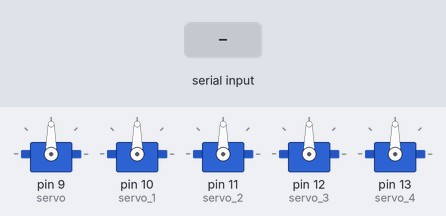
A sketch run on a simulated Arduino Uno, built with avr-gcc and run on an emulated ATmega328P. On the bench: 5 × servo. The test bench sets the inputs (shaded band).

Above: at 1.3 s.
1.4 s: "90,45,200,10\n" received over Serial
At 3.3 s:
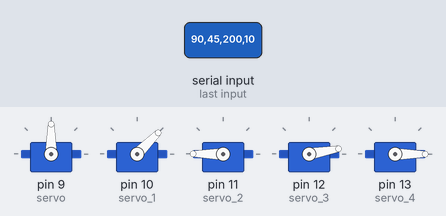
3.9 s: "30,150,10,200\n" received over Serial
At 5.2 s:
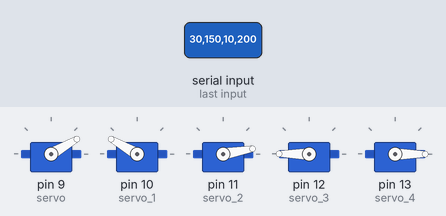
Timing chart, 0 to 6.9 s (numbered marks = the images above; inputs shaded):
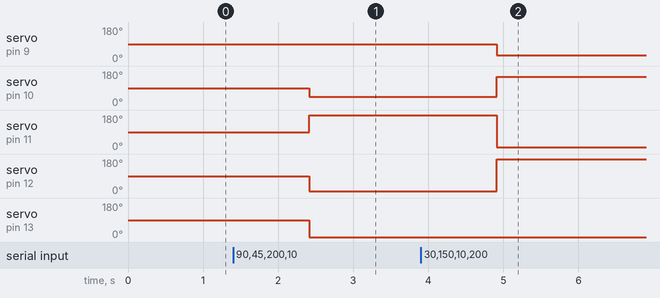

The sketch:

Main.ino
```cpp
#include <Servo.h>
Servo servo;
Servo servo_1;
Servo servo_2;
Servo servo_3;
Servo servo_4;

String input;
String text_1;
String text_2;

float deg;
float deg_1;
float deg_2;
float deg_3;
float deg_4;

void setup(){

  Serial.begin(9600);
  servo.attach(9);
  servo_1.attach(10);
  servo_2.attach(11);
  servo_3.attach(12);
  servo_4.attach(13);

  servo.write(90);
  servo_1.write(90);
  servo_2.write(90);
  servo_3.write(90);
  servo_4.write(90);
  delay(100);
}

void loop(){

  if(Serial.available() > 11) {

    deg = Serial.parseFloat();
    deg_1 = Serial.parseFloat();
    deg_2 = Serial.parseFloat();
    deg_3 = Serial.parseFloat();
    deg_4 = Serial.parseFloat();


    servo.write(deg);
    servo_1.write(deg_1);
    servo_2.write(deg_2);
    servo_3.write(deg_3);
    servo_4.write(deg_4);

    delay(1);


  }


}
```

Measured:
- after the input at 1.4 s, servo on pin 10 (servo_1): 90° → 45° after 1.0 s; servo on pin 11 (servo_2): 90° → 180° after 1.0 s; servo on pin 12 (servo_3): 90° → 10° after 1.0 s; servo on pin 13 (servo_4): 90° → 0° after 1.0 s
- after the input at 3.9 s, servo on pin 9 (servo): 90° → 30° after 1.0 s; servo on pin 10 (servo_1): 45° → 150° after 1.0 s; servo on pin 11 (servo_2): 180° → 10° after 1.0 s; servo on pin 12 (servo_3): 10° → 180° after 1.0 s
